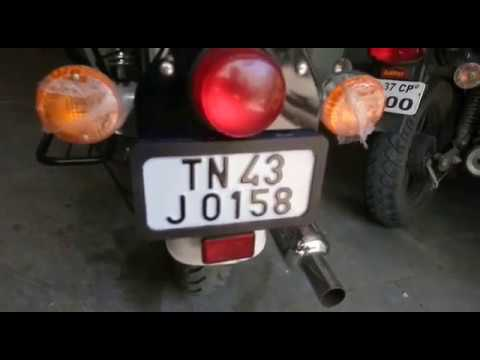
#> input picture data/raw/00000035.jpg, 480 x 360 px, found by its file name; its folder holds only this picture in this run
$ python preprocess.py ../data/raw/00000035.jpg
#> lines starting #> are read from the running program, lines starting #| are printed output that depends on the picture
import cv2
import numpy as np
import os
import sys

# --- Directories ---
input_dir = "data/raw"
enhanced_dir = "data/enhanced"

os.makedirs(enhanced_dir, exist_ok=True)

# --- Check for input argument ---
if len(sys.argv) < 2:
    print("Usage: python preprocess.py <image_name>")
    sys.exit(1)

filename = sys.argv[1]
input_path = os.path.join(input_dir, filename)

if not os.path.exists(input_path):
    print(f"Error: {filename} not found in {input_dir}")
    sys.exit(1)

# --- Read image ---
img = cv2.imread(input_path)
#> img is the input picture: shape (360, 480, 3); mean B, G, R 49.1, 52.2, 62.6
if img is None:
    print(f"Could not read image: {filename}")
    sys.exit(1)

# --- 1️⃣ Denoise (preserve edges) ---
img_denoised = cv2.bilateralFilter(img, 9, 75, 75)

# --- 2️⃣ Convert to LAB color space ---
lab = cv2.cvtColor(img_denoised, cv2.COLOR_BGR2LAB)
#> lab: shape (360, 480, 3); mean of channels 0, 1, 2 57.9, 131.6, 132
l, a, b = cv2.split(lab)
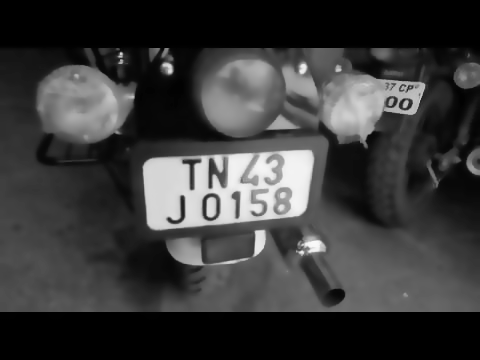
#> l: shape (360, 480); min 0, max 249, mean 57.9
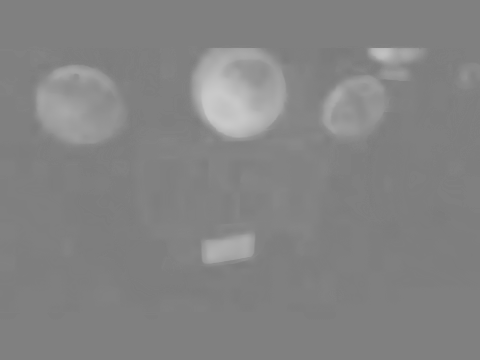
#> a: shape (360, 480); min 122, max 201, mean 131.6
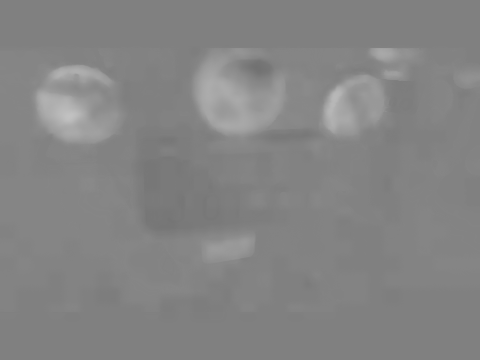
#> b: shape (360, 480); min 113, max 194, mean 132

# --- 3️⃣ Apply CLAHE on L-channel ---
clahe = cv2.createCLAHE(clipLimit=3.0, tileGridSize=(8, 8))
l_enhanced = clahe.apply(l)
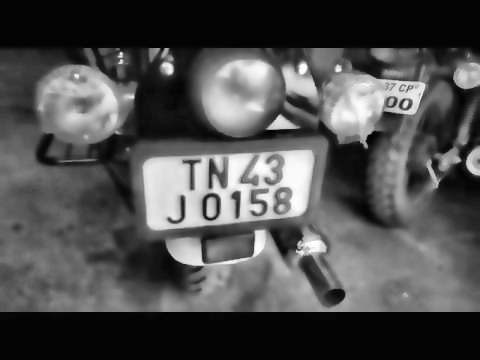
#> l_enhanced: shape (360, 480); min 2, max 254, mean 78.8

# --- 4️⃣ Merge and convert back to BGR ---
lab_enhanced = cv2.merge((l_enhanced, a, b))
#> lab_enhanced: shape (360, 480, 3); mean of channels 0, 1, 2 78.8, 131.6, 132
enhanced_color = cv2.cvtColor(lab_enhanced, cv2.COLOR_LAB2BGR)
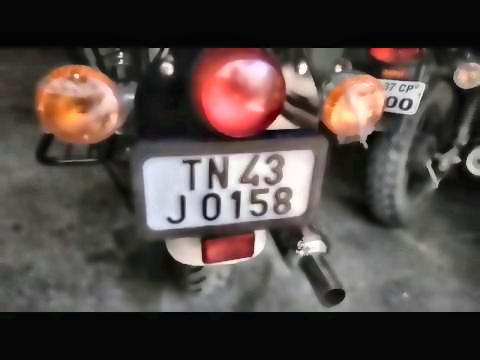
#> enhanced_color: shape (360, 480, 3); mean B, G, R 69, 72.6, 82.4

# --- 5️⃣ Sharpen image ---
sharpen_kernel = np.array([[0, -1, 0],
                           [-1, 5, -1],
                           [0, -1, 0]])
enhanced_final = cv2.filter2D(enhanced_color, -1, sharpen_kernel)
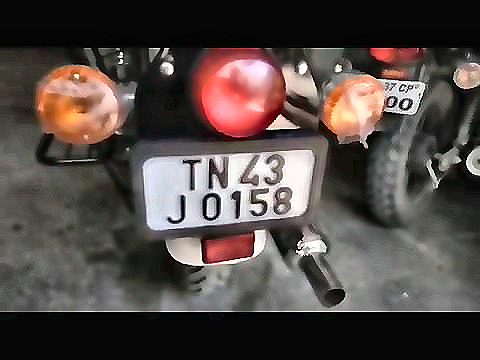
#> enhanced_final: shape (360, 480, 3); mean B, G, R 69.3, 73, 82.6

# --- 6️⃣ Save output ---
save_path = os.path.join(enhanced_dir, filename)
cv2.imwrite(save_path, enhanced_final)

print(f"Enhanced and saved to: {save_path}")
